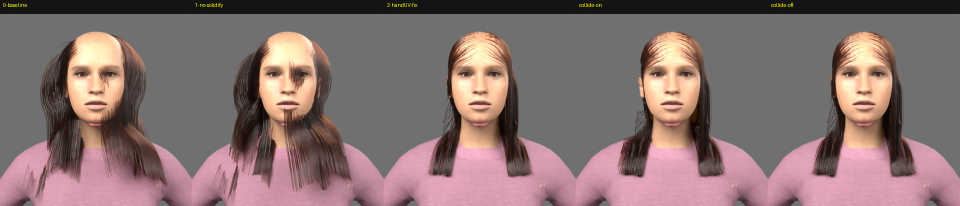
#> input picture tools/openclinxr/evidence/hair-children/diag-sheet.png, 1920 x 412 px (shown at 1/2 size)
$ python -i diag23.py   (imports and definitions only)   (older library calls are emulated)
#> lines starting #> are read from the running program, lines starting #| are printed output that depends on the picture
#!/usr/bin/env python3
"""hair-groom23diag: 3D crossing metric + image-space lock metric (diagnostic only).

Step A: 2D crossing recount (s11 verbatim logic) + 3D filter (<=3 mm
segment-segment 3D distance at the first 2D crossing) + depth-difference
distribution at 2D crossings.
Step B: image-space lock metric in the groom10diag back-knot box
(rows 150-420, cols 512-765, native 1024 back frame): scorer Gabor
orientation (verbatim import) render-vs-target, fraction of hair pixels
with deviation > 25 deg + structure-tensor cross-check + lock maps.
Step C: groom19 guide attribution for deviating pixels via
build/strands.npz guide_idx/guide_w.

Deterministic (no RNG). Reads only; writes only under E (this dir).
"""
from __future__ import annotations

import argparse
import hashlib
import json
import sys
from pathlib import Path

import numpy as np

E = Path(__file__).resolve().parent
ROOT = E.parents[3]
STRANDS = ROOT / "tools/openclinxr/hair-groom/strands"
sys.path.insert(0, str(STRANDS))
sys.path.insert(0, str(ROOT / "tools/openclinxr/evidence/hair-score"))
import frames as F  # noqa: E402
import orientation as ORI  # noqa: E402 (scorer Gabor machinery, verbatim)

GUIDE_FILES = {
    "guides-8a": ROOT / "tools/openclinxr/evidence/hair-groom8a/build/guides-8a.npz",
    "guides-19": ROOT / "tools/openclinxr/evidence/hair-groom19/build/guides-19.npz",
    "guides-21": ROOT / "tools/openclinxr/evidence/hair-groom21/build/guides-21.npz",
    "guides-21a03": ROOT / "tools/openclinxr/evidence/hair-groom21/guides-21a03.npz",
    "guides-21perm": ROOT / "tools/openclinxr/evidence/hair-groom21/guides-21perm.npz",
    "guides-22": Path("/Volumes/files/openclinxr-assets/store/hair-groom22/guides-22.npz"),
    "guides-22-control": Path("/Volumes/files/openclinxr-assets/store/hair-groom22/guides-22-control.npz"),
}

ARC_LO_M = 0.040
ARC_HI_M = 0.200
Y_EAR = -0.0635
Z_NAPE = 1.51
D3_GATE_MM = 3.0

RENDERS = {
    "8a": ROOT / "tools/openclinxr/evidence/hair-groom8a/renders-studio",
    "8b": ROOT / "tools/openclinxr/evidence/hair-groom8b/renders-studio",
    "12": ROOT / "tools/openclinxr/evidence/hair-groom12/renders-studio-8a",
    "19": ROOT / "tools/openclinxr/evidence/hair-groom19/renders-studio",
}
SCR = Path("/Volumes/files/src/openclinxr/.openclinxr/scratch/target-views/aisha-v3")
BOX = (150, 420, 512, 765)  # groom10diag back-knot box, native 1024 frame
MARGIN = 8
DEV_GATE_DEG = 25.0


# [18 lines left out: functions sha_of, pct, not called in this run]


def orient(ax, ay, bx, by, cx, cy_):
    return (bx - ax) * (cy_ - ay) - (by - ay) * (cx - ax)


# [143 lines left out: functions seg_seg_dist, step_a, gray_of, not called in this run]


def struct_tensor_orientation(gray):
    """Strand-tangent orientation mod 180 via the structure tensor."""
    import cv2
    g = np.asarray(gray, dtype=np.float32)
    dx = cv2.Sobel(g, cv2.CV_32F, 1, 0, ksize=3)
    dy = cv2.Sobel(g, cv2.CV_32F, 0, 1, ksize=3)
    jxx = cv2.GaussianBlur(dx * dx, (0, 0), 1.5)
    jyy = cv2.GaussianBlur(dy * dy, (0, 0), 1.5)
    jxy = cv2.GaussianBlur(dx * dy, (0, 0), 1.5)
    ang = (np.degrees(0.5 * np.arctan2(2.0 * jxy, jxx - jyy)) + 90.0) % 180.0
    trace = jxx + jyy
    aniso = np.sqrt((jxx - jyy) ** 2 + 4.0 * jxy ** 2)
    coh = (aniso / (trace + 1e-9)).astype(np.float64)
    return ang.astype(np.float64), np.clip(coh, 0.0, 1.0)


# [399 lines left out: functions _med_field, _aniso_darkstats, dispersion_frac, cross_scale_stats, reg_transform_back, map_box_to_target and 4 more, not called in this run]


# [2 lines not run here, left out]

>>> import cv2
>>> picture = cv2.imread('../hair-children/diag-sheet.png', cv2.IMREAD_GRAYSCALE)
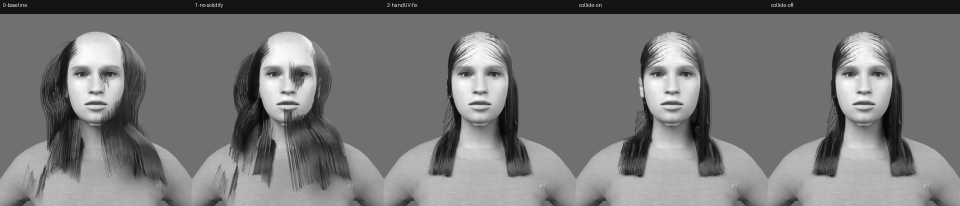
#> picture: shape (412, 1920) (shown at 1/2 size); min 3, max 252, mean 119.1
>>> result = struct_tensor_orientation(picture)
#> in struct_tensor_orientation, `dy = cv2.Sobel(g, cv2.CV_32F, 0, 1, ksize=3)`:
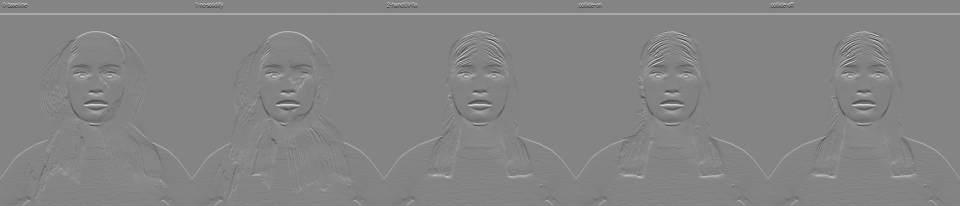
#> dy: shape (412, 1920) float32 (shown at 1/2 size); min -662, max 616, mean 2.5; drawn with min black and max white
#> in struct_tensor_orientation, `jxx = cv2.GaussianBlur(dx * dx, (0, 0), 1.5)`:
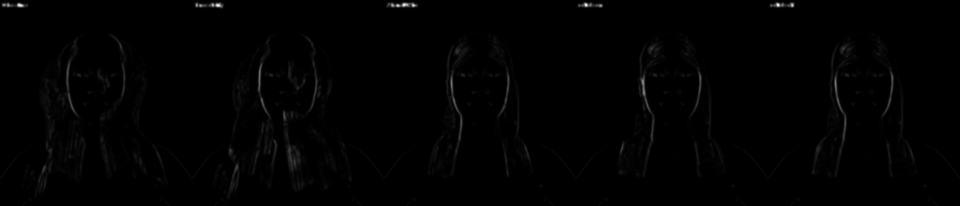
#> jxx: shape (412, 1920) float32 (shown at 1/2 size); min 0, max 365305, mean 2617; drawn with min black and max white
#> in struct_tensor_orientation, `jyy = cv2.GaussianBlur(dy * dy, (0, 0), 1.5)`:
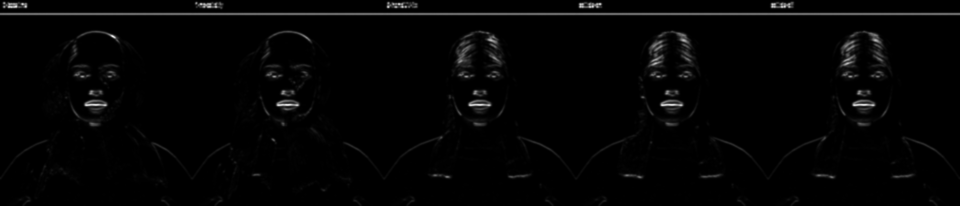
#> jyy: shape (412, 1920) float32 (shown at 1/2 size); min 0, max 130850.9, mean 2228.8; drawn with min black and max white
#> in struct_tensor_orientation, `jxy = cv2.GaussianBlur(dx * dy, (0, 0), 1.5)`:
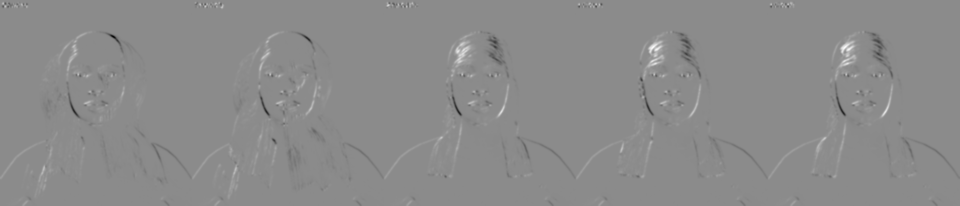
#> jxy: shape (412, 1920) float32 (shown at 1/2 size); min -68601.7, max 57059, mean 44.4; drawn with min black and max white
#> in struct_tensor_orientation, `ang = (np.degrees(0.5 * np.arctan2(2.0 * jxy, jxx - jyy)) + 90.0) % 18..`:
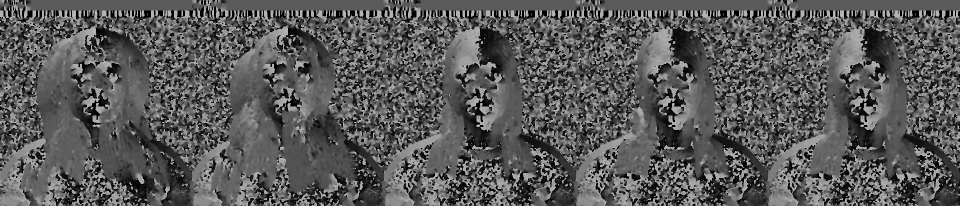
#> ang: shape (412, 1920) float32 (shown at 1/2 size); min 0, max 180, mean 89.4
#> in struct_tensor_orientation, `coh = (aniso / (trace + 1e-9)).astype(np.float64)`:
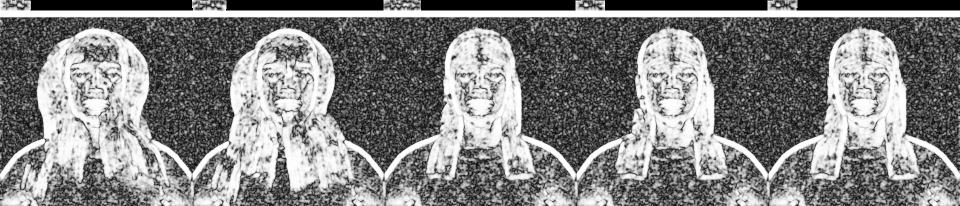
#> coh: shape (412, 1920) float64 (shown at 1/2 size); min 0, max 1, mean 0.509
